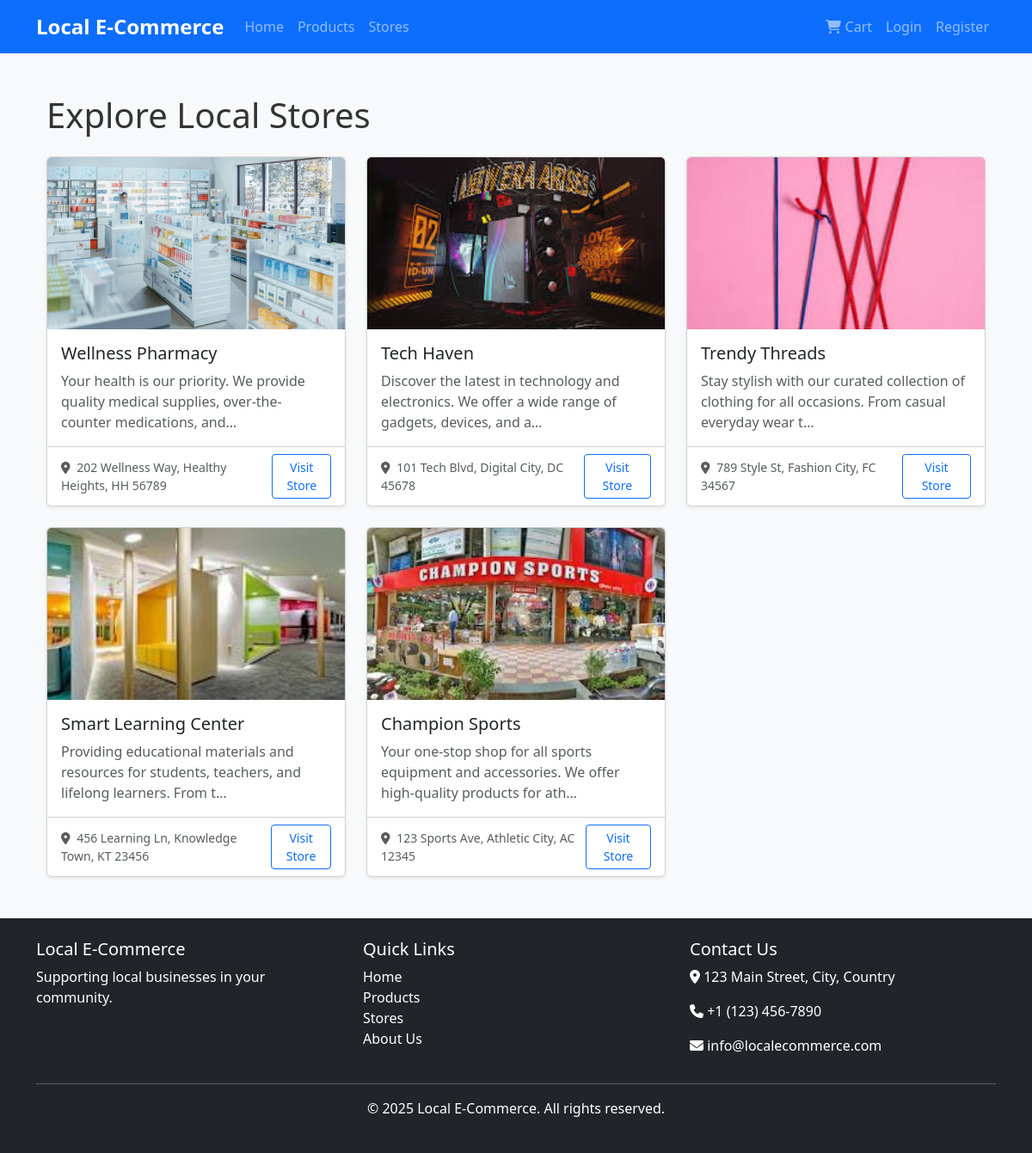
The page /stores/ on the database its author committed.
### stores/models.py (models this page shows, shortened)
class Store(models.Model):
    owner = models.OneToOneField(User, on_delete=models.CASCADE, related_name='store')
    name = models.CharField(max_length=100)
    description = models.TextField()
    address = models.TextField()
    phone_number = models.CharField(max_length=15)
    email = models.EmailField()
    logo = models.ImageField(upload_to='store_logos/', blank=True)
    is_verified = models.BooleanField(default=False)
    created_at = models.DateTimeField(auto_now_add=True)
    updated_at = models.DateTimeField(auto_now=True)
    class Meta:
        ordering = ['-created_at']

### stores/views.py (the view)
# urls.py: path('stores/', store_views.store_list_page, name='store_list'),
def store_list_page(request):
    stores = Store.objects.filter(is_verified=True)
    return render(request, 'stores/store_list.html', {'stores': stores})

### templates/stores/store_list.html (shortened to what this page needs)
{% extends 'base.html' %}
{% block content %}
<div class="container my-5">
    <h1 class="mb-4">Explore Local Stores</h1>
    {% if stores %}
        <div class="row row-cols-1 row-cols-md-2 row-cols-lg-3 g-4">
            {% for store in stores %}
            <div class="col">
                <div class="card h-100 shadow-sm">
                    {% if store.logo %}
                    <img src="{{ store.logo.url }}" class="card-img-top" alt="{{ store.name }}" style="height: 200px; object-fit: cover;">
                    {% else %}
                    <div class="bg-light text-center py-5">
                        <i class="fas fa-store fa-4x text-muted"></i>
                    </div>
                    {% endif %}
                    <div class="card-body">
                        <h5 class="card-title">{{ store.name }}</h5>
                        <p class="card-text text-muted">{{ store.description|truncatechars:100 }}</p>
                    </div>
                    <div class="card-footer bg-white">
                        <div class="d-flex justify-content-between align-items-center">
                            <small class="text-muted">
                                <i class="fas fa-map-marker-alt me-1"></i> {{ store.address }}
                            </small>
                            <a href="{% url 'store_detail' store.id %}" class="btn btn-sm btn-outline-primary">
                                Visit Store
                            </a>
                        </div>
                    </div>
                </div>
            </div>
            {% endfor %}
        </div>
    {% endif %}
</div>
{% endblock %}

### static/css/style.css (style rules this page uses)
body { font-family: 'Segoe UI', Tahoma, Geneva, Verdana, sans-serif; color: #333; background-color: #f8f9fa; }
a { text-decoration: none; }

### rows shown on the page
Store: logo (picture), name "Wellness Pharmacy", description "Your health is our priority. We provide quality medical supplies, over-the-counter medications, and…", address "202 Wellness Way, Healthy Heights, HH 56789"
Store: logo (picture), name "Tech Haven", description "Discover the latest in technology and electronics. We offer a wide range of gadgets, devices, and a…", address "101 Tech Blvd, Digital City, DC 45678"
Store: logo (picture), name "Trendy Threads", description "Stay stylish with our curated collection of clothing for all occasions. From casual everyday wear t…", address "789 Style St, Fashion City, FC 34567"
Store: logo (picture), name "Smart Learning Center", description "Providing educational materials and resources for students, teachers, and lifelong learners. From t…", address "456 Learning Ln, Knowledge Town, KT 23456"
Store: logo (picture), name "Champion Sports", description "Your one-stop shop for all sports equipment and accessories. We offer high-quality products for ath…", address "123 Sports Ave, Athletic City, AC 12345"
